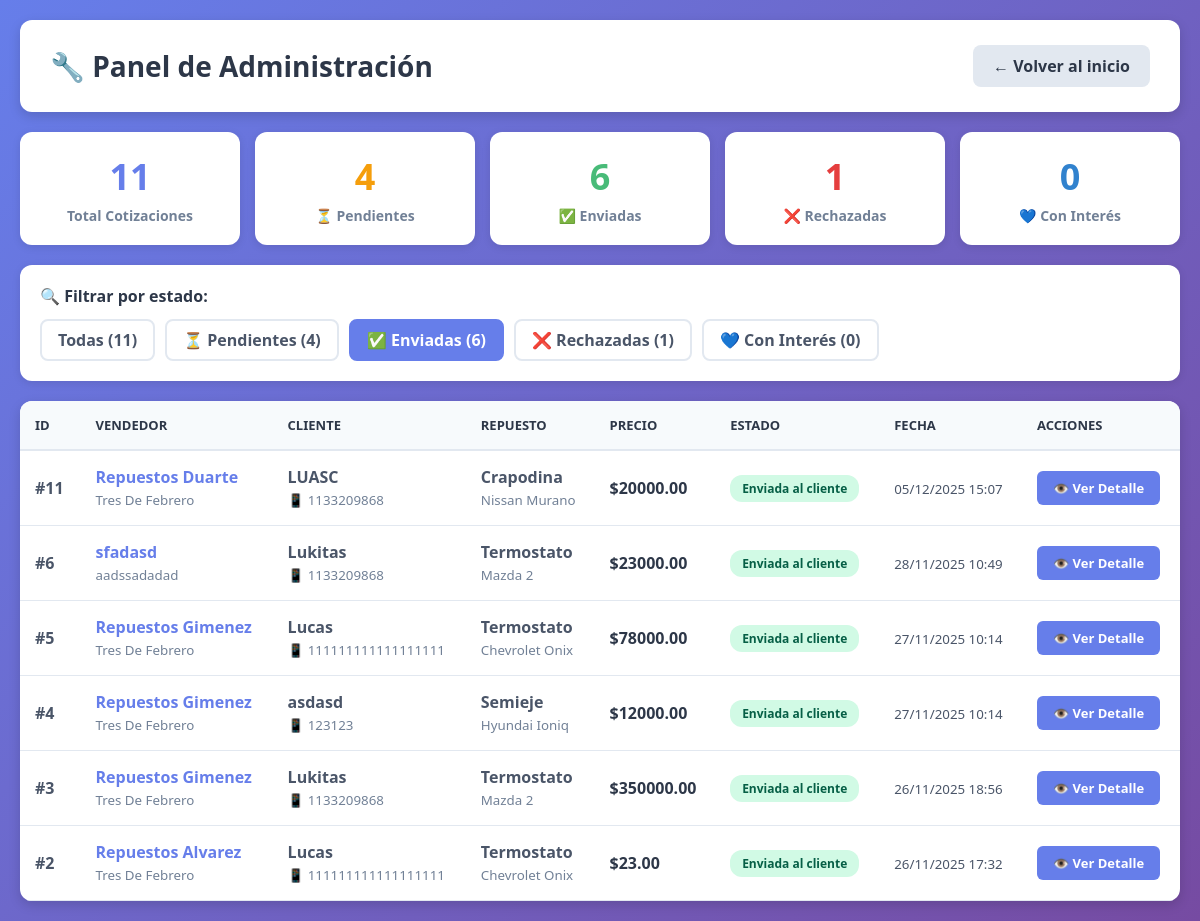
The app's page /vender/admin/cotizaciones/?estado=enviada (signed in) with its own data.
### core/models.py (models this page shows, shortened)
class Cotizacion(models.Model):
    ESTADOS = [
        ("pendiente", "Pendiente de revisión"),
        ("enviada", "Enviada al cliente"),
        ("rechazada", "Rechazada"),
        ("cliente_interesado", "Cliente interesado"),
    ]
    solicitud = models.ForeignKey(
        SolicitudCompra,
        on_delete=models.CASCADE,
        related_name="cotizaciones"
    )
    vendedor = models.ForeignKey(
        VendedorEmpresa,
        on_delete=models.CASCADE,
        related_name="cotizaciones"
    )
    precio = models.DecimalField(max_digits=12, decimal_places=2, verbose_name="Precio")
    comentarios = models.TextField(blank=True, verbose_name="Comentarios")
    estado = models.CharField(
        max_length=20,
        choices=ESTADOS,
        default="pendiente",
        verbose_name="Estado"
    )
    fecha_creacion = models.DateTimeField(auto_now_add=True)
    fecha_envio = models.DateTimeField(null=True, blank=True)
    class Meta:
        verbose_name = "Cotización"
        verbose_name_plural = "Cotizaciones"
        unique_together = ['solicitud', 'vendedor']
        ordering = ['-fecha_creacion']

class VendedorEmpresa(models.Model):
    user = models.OneToOneField(User, on_delete=models.CASCADE, related_name='vendedor_empresa')
    nombre_empresa = models.CharField(max_length=200, verbose_name="Nombre de la Empresa")
    cuit = models.CharField(max_length=13, verbose_name="CUIT", unique=True)
    telefono = models.CharField(max_length=20, verbose_name="Teléfono")
    direccion = models.CharField(max_length=300, verbose_name="Dirección")
    localidad = models.CharField(max_length=200, verbose_name="Localidad")
    provincia = models.CharField(max_length=200, verbose_name="Provincia")
    web_ig = models.CharField(max_length=200, verbose_name="Web/Instagram", blank=True)
    latitud = models.DecimalField(max_digits=10, decimal_places=7, verbose_name="Latitud", null=True, blank=True)
    longitud = models.DecimalField(max_digits=10, decimal_places=7, verbose_name="Longitud", null=True, blank=True)
    fecha_registro = models.DateTimeField(auto_now_add=True)
    activo = models.BooleanField(default=True)
    class Meta:
        verbose_name = "Vendedor Empresa"
        verbose_name_plural = "Vendedores Empresas"

class SolicitudCompra(models.Model):
    URGENCIA_CHOICES = [
        ('baja', 'Baja - Puedo esperar'),
        ('media', 'Media - Lo necesito pronto'),
        ('alta', 'Alta - Urgente'),
        ('super_alta', 'Super Alta - Muy Urgente (en hora)'),
    ]
    CATEGORIA_CHOICES = [
        ('motor', 'Motor'),
        ('transmision', 'Transmisión'),
        ('suspension', 'Suspensión'),
        ('frenos', 'Frenos'),
        ('electrico', 'Sistema Eléctrico'),
        ('carroceria', 'Carrocería'),
        ('interior', 'Interior'),
        ('otros', 'Otros'),
    ]
    marca_auto = models.CharField(max_length=100, verbose_name="Marca del Auto")
    modelo_auto = models.CharField(max_length=100, verbose_name="Modelo del Auto", blank=True)
    año_auto = models.IntegerField(verbose_name="Año del Auto", null=True, blank=True)
    nro_chasis = models.CharField(max_length=100, verbose_name="VIN/Número de Chasis", blank=True, default='')
    categoria_repuesto = models.CharField(max_length=50, choices=CATEGORIA_CHOICES, verbose_name="Categoría del Repuesto")
    repuesto_especifico = models.CharField(max_length=200, verbose_name="Repuesto Específico")
    descripcion_adicional = models.TextField(verbose_name="Descripción Adicional", blank=True)
    urgencia = models.CharField(max_length=20, choices=URGENCIA_CHOICES, verbose_name="Nivel de Urgencia")
    nombre = models.CharField(max_length=200, verbose_name="Nombre")
    celular = models.CharField(max_length=20, verbose_name="Celular", default='')
    localidad = models.CharField(max_length=200, verbose_name="Localidad", blank=True, default='')
    zona = models.CharField(max_length=200, verbose_name="Zona/Provincia", blank=True, default='')
    fecha_solicitud = models.DateTimeField(auto_now_add=True)
    activa = models.BooleanField(default=True)
    class Meta:
        verbose_name = "Solicitud de Compra"
        verbose_name_plural = "Solicitudes de Compra"
        ordering = ['-fecha_solicitud']

### quiero_vender/views.py (the view)
# urls.py: path('admin/cotizaciones/', views.admin_cotizaciones, name='admin_cotizaciones'),
@login_required(login_url='admin_login')  # ✅ Cambio: login_url apunta a admin_login
def admin_cotizaciones(request):
    if not request.user.is_superuser:
        messages.error(request, 'No tienes permisos de administrador')
        return redirect('admin_login')
    estado_filtro = request.GET.get('estado', 'pendiente')
    cotizaciones = Cotizacion.objects.select_related(
        'solicitud', 'vendedor', 'vendedor__user'
    ).all()
    if estado_filtro and estado_filtro != 'todas':
        cotizaciones = cotizaciones.filter(estado=estado_filtro)
    cotizaciones = cotizaciones.order_by('-fecha_creacion')
    contadores = {
        'total': Cotizacion.objects.count(),
        'pendiente': Cotizacion.objects.filter(estado='pendiente').count(),
        'enviada': Cotizacion.objects.filter(estado='enviada').count(),
        'rechazada': Cotizacion.objects.filter(estado='rechazada').count(),
        'cliente_interesado': Cotizacion.objects.filter(estado='cliente_interesado').count(),
    }
    context = {
        'cotizaciones': cotizaciones,
        'contadores': contadores,
        'estado_actual': estado_filtro,
        'estados_choices': Cotizacion.ESTADOS,
    }
    return render(request, 'admin_cotizaciones.html', context)

### quiero_vender/templates/admin_cotizaciones.html (shortened to what this page needs)
{% load static %}
<!DOCTYPE html>
<html lang="es">
<head>
</head>
<body>
    <div class="container">
        <div class="header">
            <h1>🔧 Panel de Administración</h1>
            <a href="{% url 'index' %}" class="btn-back">← Volver al inicio</a>
        </div>
        <div class="stats-container">
            <div class="stat-card">
                <div class="stat-number stat-total">{{ contadores.total }}</div>
                <div class="stat-label">Total Cotizaciones</div>
            </div>
            <div class="stat-card">
                <div class="stat-number stat-pendiente">{{ contadores.pendiente }}</div>
                <div class="stat-label">⏳ Pendientes</div>
            </div>
            <div class="stat-card">
                <div class="stat-number stat-enviada">{{ contadores.enviada }}</div>
                <div class="stat-label">✅ Enviadas</div>
            </div>
            <div class="stat-card">
                <div class="stat-number stat-rechazada">{{ contadores.rechazada }}</div>
                <div class="stat-label">❌ Rechazadas</div>
            </div>
            <div class="stat-card">
                <div class="stat-number stat-interesado">{{ contadores.cliente_interesado }}</div>
                <div class="stat-label">💙 Con Interés</div>
            </div>
        </div>
        <div class="filters">
            <h3>🔍 Filtrar por estado:</h3>
            <div class="filter-buttons">
                <a href="?estado=todas" class="filter-btn {% if estado_actual == 'todas' %}active{% endif %}">
                    Todas ({{ contadores.total }})
                </a>
                <a href="?estado=pendiente" class="filter-btn {% if estado_actual == 'pendiente' or not estado_actual %}active{% endif %}">
                    ⏳ Pendientes ({{ contadores.pendiente }})
                </a>
                <a href="?estado=enviada" class="filter-btn {% if estado_actual == 'enviada' %}active{% endif %}">
                    ✅ Enviadas ({{ contadores.enviada }})
                </a>
                <a href="?estado=rechazada" class="filter-btn {% if estado_actual == 'rechazada' %}active{% endif %}">
                    ❌ Rechazadas ({{ contadores.rechazada }})
                </a>
                <a href="?estado=cliente_interesado" class="filter-btn {% if estado_actual == 'cliente_interesado' %}active{% endif %}">
                    💙 Con Interés ({{ contadores.cliente_interesado }})
                </a>
            </div>
        </div>
        <div class="table-container">
            {% if cotizaciones %}
            <div class="table-wrapper">
                <table>
                    <thead>
                        <tr>
                            <th>ID</th>
                            <th>Vendedor</th>
                            <th>Cliente</th>
                            <th>Repuesto</th>
                            <th>Precio</th>
                            <th>Estado</th>
                            <th>Fecha</th>
                            <th>Acciones</th>
                        </tr>
                    </thead>
                    <tbody>
                        {% for cotizacion in cotizaciones %}
                        <tr>
                            <td><strong>#{{ cotizacion.id }}</strong></td>
                            <td>
                                <a href="{% url 'perfil_vendedor_admin' cotizacion.vendedor.id %}"
                                   style="color: #667eea; text-decoration: none; font-weight: 600;">
                                    {{ cotizacion.vendedor.nombre_empresa }}
                                </a>
                                <br>
                                <small style="color: #718096;">{{ cotizacion.vendedor.localidad }}</small>
                            </td>
                            <td>
                                <strong>{{ cotizacion.solicitud.nombre }}</strong><br>
                                <small style="color: #718096;">📱 {{ cotizacion.solicitud.celular }}</small>
                            </td>
                            <td>
                                <strong>{{ cotizacion.solicitud.repuesto_especifico }}</strong><br>
                                <small style="color: #718096;">
                                    {{ cotizacion.solicitud.marca_auto }} {{ cotizacion.solicitud.modelo_auto }}
                                </small>
                            </td>
                            <td>
                                <strong style="color: #2d3748; font-size: 16px;">${{ cotizacion.precio }}</strong>
                            </td>
                            <td>
                                <span class="badge badge-{{ cotizacion.estado }}">
                                    {{ cotizacion.get_estado_display }}
                                </span>
                            </td>
                            <td>
                                <small>{{ cotizacion.fecha_creacion|date:"d/m/Y H:i" }}</small>
                            </td>
                            <td>
                                <a href="{% url 'detalle_cotizacion' cotizacion.id %}"
                                   class="btn-action btn-primary">
                                    👁️ Ver Detalle
                                </a>
                            </td>
                        </tr>
                        {% endfor %}
                    </tbody>
                </table>
            </div>
            {% else %}
            <div class="empty-state">
                <div class="empty-state-icon">📭</div>
                <h3>No hay cotizaciones {{ estado_actual|default:"pendientes" }}</h3>
                <p>Cambia el filtro para ver otras cotizaciones</p>
            </div>
            {% endif %}
        </div>
    </div>
</body>
</html>

### quiero_vender/templates/admin_cotizaciones.html (style rules this page uses)
* { margin: 0; padding: 0; box-sizing: border-box; }
body { font-family: 'Segoe UI', Tahoma, Geneva, Verdana, sans-serif; background: linear-gradient(135deg, #667eea 0%, #764ba2 100%); min-height: 100vh; padding: 20px; }
.container { max-width: 1400px; margin: 0 auto; }
.header { background: white; padding: 25px 30px; border-radius: 12px; margin-bottom: 20px; box-shadow: 0 4px 12px rgba(0,0,0,0.15); display: flex; justify-content: space-between; align-items: center; }
.header h1 { font-size: 28px; color: #2d3748; display: flex; align-items: center; gap: 10px; }
.btn-back { padding: 10px 20px; background: #e2e8f0; color: #2d3748; text-decoration: none; border-radius: 8px; font-weight: 600; transition: all 0.3s; }
.stats-container { display: grid; grid-template-columns: repeat(auto-fit, minmax(200px, 1fr)); gap: 15px; margin-bottom: 20px; }
.stat-card { background: white; padding: 20px; border-radius: 12px; box-shadow: 0 2px 8px rgba(0,0,0,0.1); text-align: center; transition: transform 0.3s; }
.stat-number { font-size: 36px; font-weight: 700; margin-bottom: 5px; }
.stat-label { font-size: 14px; color: #718096; font-weight: 600; }
.stat-total { color: #667eea; }
.stat-pendiente { color: #f59e0b; }
.stat-enviada { color: #48bb78; }
.stat-rechazada { color: #e53e3e; }
.stat-interesado { color: #3182ce; }
.filters { background: white; padding: 20px; border-radius: 12px; margin-bottom: 20px; box-shadow: 0 2px 8px rgba(0,0,0,0.1); }
.filters h3 { font-size: 16px; margin-bottom: 12px; color: #2d3748; }
.filter-buttons { display: flex; gap: 10px; flex-wrap: wrap; }
.filter-btn { padding: 8px 16px; border: 2px solid #e2e8f0; background: white; border-radius: 8px; cursor: pointer; font-weight: 600; transition: all 0.3s; text-decoration: none; color: #4a5568; }
.filter-btn.active { background: #667eea; color: white; border-color: #667eea; }
.table-container { background: white; border-radius: 12px; box-shadow: 0 4px 12px rgba(0,0,0,0.15); overflow: hidden; }
.table-wrapper { overflow-x: auto; }
table { width: 100%; border-collapse: collapse; }
thead { background: #f7fafc; }
th { padding: 15px; text-align: left; font-weight: 700; color: #2d3748; border-bottom: 2px solid #e2e8f0; font-size: 13px; text-transform: uppercase; }
td { padding: 15px; border-bottom: 1px solid #e2e8f0; color: #4a5568; }
.badge { padding: 5px 12px; border-radius: 12px; font-size: 12px; font-weight: 600; display: inline-block; }
.badge-enviada { background: #d1fae5; color: #065f46; }
.btn-action { padding: 8px 16px; border: none; border-radius: 6px; cursor: pointer; font-weight: 600; transition: all 0.3s; text-decoration: none; display: inline-block; font-size: 13px; }
.btn-primary { background: #667eea; color: white; }

### records on screen
Cotizacion: id "11", vendedor.nombre_empresa "Repuestos Duarte", vendedor.localidad "Tres De Febrero", solicitud.nombre "LUASC", solicitud.celular "1133209868", solicitud.repuesto_especifico "Crapodina", solicitud.marca_auto "Nissan", solicitud.modelo_auto "Murano", precio "20000.00", estado "Enviada al cliente", fecha_creacion "05/12/2025 15:07"
Cotizacion: id "6", vendedor.nombre_empresa "sfadasd", vendedor.localidad "aadssadadad", solicitud.nombre "Lukitas", solicitud.celular "1133209868", solicitud.repuesto_especifico "Termostato", solicitud.marca_auto "Mazda", solicitud.modelo_auto "2", precio "23000.00", estado "Enviada al cliente", fecha_creacion "28/11/2025 10:49"
Cotizacion: id "5", vendedor.nombre_empresa "Repuestos Gimenez", vendedor.localidad "Tres De Febrero", solicitud.nombre "Lucas", solicitud.celular "111111111111111111", solicitud.repuesto_especifico "Termostato", solicitud.marca_auto "Chevrolet", solicitud.modelo_auto "Onix", precio "78000.00", estado "Enviada al cliente", fecha_creacion "27/11/2025 10:14"
Cotizacion: id "4", vendedor.nombre_empresa "Repuestos Gimenez", vendedor.localidad "Tres De Febrero", solicitud.nombre "asdasd", solicitud.celular "123123", solicitud.repuesto_especifico "Semieje", solicitud.marca_auto "Hyundai", solicitud.modelo_auto "Ioniq", precio "12000.00", estado "Enviada al cliente", fecha_creacion "27/11/2025 10:14"
Cotizacion: id "3", vendedor.nombre_empresa "Repuestos Gimenez", vendedor.localidad "Tres De Febrero", solicitud.nombre "Lukitas", solicitud.celular "1133209868", solicitud.repuesto_especifico "Termostato", solicitud.marca_auto "Mazda", solicitud.modelo_auto "2", precio "350000.00", estado "Enviada al cliente", fecha_creacion "26/11/2025 18:56"
Cotizacion: id "2", vendedor.nombre_empresa "Repuestos Alvarez", vendedor.localidad "Tres De Febrero", solicitud.nombre "Lucas", solicitud.celular "111111111111111111", solicitud.repuesto_especifico "Termostato", solicitud.marca_auto "Chevrolet", solicitud.modelo_auto "Onix", precio "23.00", estado "Enviada al cliente", fecha_creacion "26/11/2025 17:32"

### other values on screen
{{ contadores.total }} "11"
{{ contadores.pendiente }} "4"
{{ contadores.enviada }} "6"
{{ contadores.rechazada }} "1"
{{ contadores.cliente_interesado }} "0"
